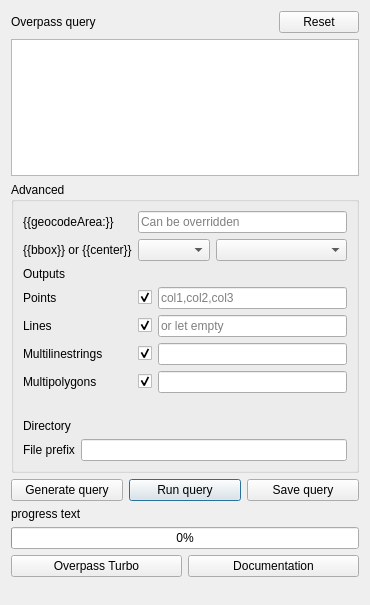
           <widget class="QWidget" name="scrollAreaWidgetContents">
            <property name="geometry">
             <rect>
              <x>0</x>
              <y>0</y>
              <width>370</width>
              <height>605</height>
             </rect>
            </property>
            <layout class="QVBoxLayout" name="verticalLayout_11">
             <item>
              <layout class="QHBoxLayout" name="horizontalLayout_17">
               <item>
                <widget class="QLabel" name="label_30">
                 <property name="text">
                  <string>Overpass query</string>
                 </property>
                </widget>
               </item>
               <item>
                <spacer name="horizontalSpacer">
                 <property name="orientation">
                  <enum>Qt::Horizontal</enum>
                 </property>
                 <property name="sizeHint" stdset="0">
                  <size>
                   <width>40</width>
                   <height>20</height>
                  </size>
                 </property>
                </spacer>
               </item>
               <item>
                <widget class="QDialogButtonBox" name="buttonBox">
                 <property name="sizePolicy">
                  <sizepolicy hsizetype="Maximum" vsizetype="Fixed">
                   <horstretch>0</horstretch>
                   <verstretch>0</verstretch>
                  </sizepolicy>
                 </property>
                 <property name="standardButtons">
                  <set>QDialogButtonBox::Reset</set>
                 </property>
                 <property name="centerButtons">
                  <bool>true</bool>
                 </property>
                </widget>
               </item>
              </layout>
             </item>
             <item>
              <widget class="QTextEdit" name="textEdit_query">
               <property name="acceptRichText">
                <bool>false</bool>
               </property>
              </widget>
             </item>
             <item>
              <widget class="QgsCollapsibleGroupBox" name="advanced">
               <property name="title">
                <string>Advanced</string>
               </property>
               <property name="checked">
                <bool>false</bool>
               </property>
               <layout class="QVBoxLayout" name="verticalLayout_14">
                <item>
                 <layout class="QFormLayout" name="formLayout_4">
                  <property name="fieldGrowthPolicy">
                   <enum>QFormLayout::ExpandingFieldsGrow</enum>
                  </property>
                  <item row="0" column="0">
                   <widget class="QLabel" name="label_31">
                    <property name="text">
                     <string notr="true">{{geocodeArea:}}</string>
                    </property>
                   </widget>
                  </item>
                  <item row="0" column="1">
                   <widget class="QLineEdit" name="lineEdit_nominatim">
                    <property name="placeholderText">
                     <string>Can be overridden</string>
                    </property>
                   </widget>
                  </item>
                  <item row="1" column="0">
                   <widget class="QLabel" name="label_32">
                    <property name="text">
                     <string>{{bbox}} or {{center}}</string>
                    </property>
                   </widget>
                  </item>
                  <item row="1" column="1">
                   <layout class="QHBoxLayout" name="horizontalLayout_3">
                    <item>
                     <widget class="QComboBox" name="cb_query_type"/>
                    </item>
                    <item>
                     <widget class="QgsMapLayerComboBox" name="comboBox_extentLayer">
                      <property name="sizePolicy">
                       <sizepolicy hsizetype="Expanding" vsizetype="Fixed">
                        <horstretch>0</horstretch>
                        <verstretch>0</verstretch>
                       </sizepolicy>
                      </property>
                     </widget>
                    </item>
                   </layout>
                  </item>
                  <item row="2" column="0">
                   <widget class="QLabel" name="label_33">
                    <property name="text">
                     <string>Outputs</string>
                    </property>
                   </widget>
                  </item>
                  <item row="3" column="0">
                   <widget class="QLabel" name="label_34">
                    <property name="text">
                     <string notr="true">Points</string>
                    </property>
                   </widget>
                  </item>
                  <item row="3" column="1">
                   <layout class="QHBoxLayout" name="horizontalLayout_4">
                    <item>
                     <widget class="QCheckBox" name="checkBox_points_2">
                      <property name="text">
                       <string/>
                      </property>
                      <property name="checked">
                       <bool>true</bool>
                      </property>
                     </widget>
                    </item>
                    <item>
                     <widget class="QLineEdit" name="lineEdit_csv_points">
                      <property name="inputMask">
                       <string notr="true"/>
                      </property>
                      <property name="text">
                       <string notr="true"/>
                      </property>
                      <property name="placeholderText">
                       <string notr="true">col1,col2,col3</string>
                      </property>
                     </widget>
                    </item>
                   </layout>
                  </item>
                  <item row="4" column="0">
                   <widget class="QLabel" name="label_35">
                    <property name="text">
                     <string notr="true">Lines</string>
                    </property>
                   </widget>
                  </item>
                  <item row="4" column="1">
                   <layout class="QHBoxLayout" name="horizontalLayout_18">
                    <item>
                     <widget class="QCheckBox" name="checkBox_lines_2">
                      <property name="text">
                       <string/>
                      </property>
                      <property name="checked">
                       <bool>true</bool>
                      </property>
                     </widget>
                    </item>
                    <item>
                     <widget class="QLineEdit" name="lineEdit_csv_lines">
                      <property name="placeholderText">
                       <string>or let empty</string>
                      </property>
                     </widget>
                    </item>
                   </layout>
                  </item>
                  <item row="8" column="1">
                   <widget class="QLabel" name="label_36">
                    <property name="text">
                     <string/>
                    </property>
                   </widget>
                  </item>
                  <item row="5" column="1">
                   <layout class="QHBoxLayout" name="horizontalLayout_19">
                    <item>
                     <widget class="QCheckBox" name="checkBox_multilinestrings_2">
                      <property name="text">
                       <string/>
                      </property>
                      <property name="checked">
                       <bool>true</bool>
                      </property>
                     </widget>
                    </item>
                    <item>
                     <widget class="QLineEdit" name="lineEdit_csv_multilinestrings">
                      <property name="placeholderText">
                       <string/>
                      </property>
                     </widget>
                    </item>
                   </layout>
                  </item>
                  <item row="5" column="0">
                   <widget class="QLabel" name="label_37">
                    <property name="text">
                     <string notr="true">Multilinestrings</string>
                    </property>
                   </widget>
                  </item>
                  <item row="6" column="1">
                   <layout class="QHBoxLayout" name="horizontalLayout_20">
                    <item>
                     <widget class="QCheckBox" name="checkBox_multipolygons_2">
                      <property name="text">
                       <string/>
                      </property>
                      <property name="checked">
                       <bool>true</bool>
                      </property>
                     </widget>
                    </item>
                    <item>
                     <widget class="QLineEdit" name="lineEdit_csv_multipolygons">
                      <property name="placeholderText">
                       <string/>
                      </property>
                     </widget>
                    </item>
                   </layout>
                  </item>
                  <item row="6" column="0">
                   <widget class="QLabel" name="label_38">
                    <property name="text">
                     <string notr="true">Multipolygons</string>
                    </property>
                   </widget>
                  </item>
                 </layout>
                </item>
                <item>
                 <layout class="QFormLayout" name="formLayout_3">
                  <property name="fieldGrowthPolicy">
                   <enum>QFormLayout::ExpandingFieldsGrow</enum>
                  </property>
                  <item row="0" column="0">
                   <widget class="QLabel" name="label_39">
                    <property name="text">
                     <string>Directory</string>
                    </property>
                   </widget>
                  </item>
                  <item row="0" column="1">
                   <widget class="QgsFileWidget" name="output_q_directory"/>
                  </item>
                  <item row="1" column="0">
                   <widget class="QLabel" name="label_40">
                    <property name="text">
                     <string>File prefix</string>
                    </property>
                   </widget>
                  </item>
                  <item row="1" column="1">
                   <widget class="QLineEdit" name="lineEdit_q_filePrefix"/>
                  </item>
                 </layout>
                </item>
               </layout>
              </widget>
             </item>
             <item>
              <layout class="QHBoxLayout" name="horizontalLayout_21">
               <property name="sizeConstraint">
                <enum>QLayout::SetMinimumSize</enum>
               </property>
               <item>
                <widget class="QPushButton" name="pushButton_generateQuery">
                 <property name="text">
                  <string>Generate query</string>
                 </property>
                </widget>
               </item>
               <item>
                <widget class="QPushButton" name="pushButton_q_runQuery">
                 <property name="text">
                  <string>Run query</string>
                 </property>
                 <property name="default">
                  <bool>true</bool>
                 </property>
                </widget>
               </item>
               <item>
                <widget class="QPushButton" name="pushButton_saveQuery">
                 <property name="text">
                  <string>Save query</string>
                 </property>
                </widget>
               </item>
              </layout>
             </item>
             <item>
              <widget class="QLabel" name="label_q_progress_2">
               <property name="sizePolicy">
                <sizepolicy hsizetype="Maximum" vsizetype="Preferred">
                 <horstretch>0</horstretch>
                 <verstretch>0</verstretch>
                </sizepolicy>
               </property>
               <property name="text">
                <string notr="true">progress text</string>
               </property>
              </widget>
             </item>
             <item>
              <widget class="QProgressBar" name="progressBar_q_execution">
               <property name="value">
                <number>0</number>
               </property>
              </widget>
             </item>
             <item>
              <layout class="QHBoxLayout" name="horizontalLayout_22">
               <item>
                <widget class="QPushButton" name="pushButton_overpassTurbo">
                 <property name="text">
                  <string notr="true">Overpass Turbo</string>
                 </property>
                </widget>
               </item>
               <item>
                <widget class="QPushButton" name="pushButton_documentation">
                 <property name="text">
                  <string>Documentation</string>
                 </property>
                </widget>
               </item>
              </layout>
             </item>
             <item>
              <spacer name="verticalSpacer_3">
               <property name="orientation">
                <enum>Qt::Vertical</enum>
               </property>
               <property name="sizeHint" stdset="0">
                <size>
                 <width>20</width>
                 <height>71</height>
                </size>
               </property>
              </spacer>
             </item>
            </layout>
           </widget>
